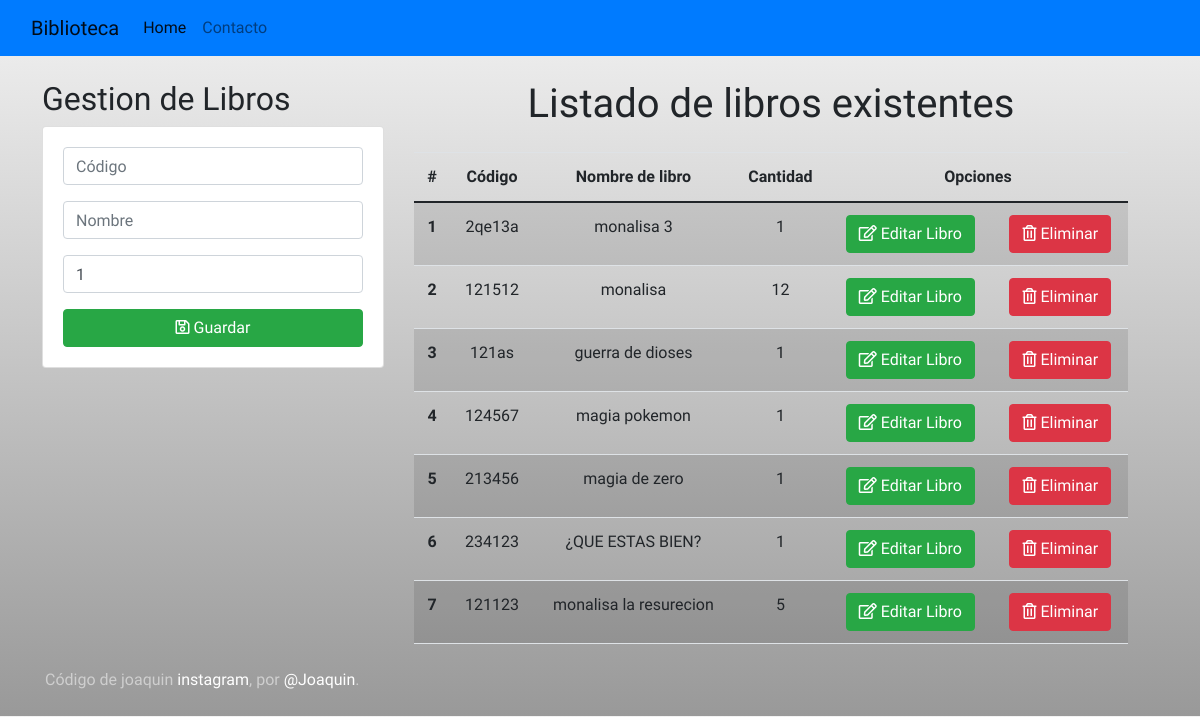
The page / on the database its author committed.
### Aplicaciones/Academico/models.py (models this page shows, shortened)
class Libros(models.Model):
        codigo = models.CharField(primary_key=True,max_length=6)
        nombre = models.CharField(max_length=50)
        existencias = models.PositiveSmallIntegerField()

### Aplicaciones/Academico/views.py (the view)
# urls.py: path("", views.home),
def home(request):
    Libroslistados =Libros.objects.all()
    return render(request, "gestionLibros.html",{"Libros": Libroslistados})

### Aplicaciones/Academico/templates/gestionLibros.html (shortened to what this page needs)
{% extends "./base.html" %}
{% block body %}
<div class="row main-container">
<div class="row">
    <div class="col-sm-12 col-md-6 col-lg-4 col-xl-4">
        <h2>Gestion de Libros</h2>
        <div class="card">
            <div class="card-body">
                <form action="/registrarLibros/" method="POST">{% csrf_token %}
                    <div class="form-group mb-3">
                        <input type="text" id="txtCodigo" name="txtCodigo" class="form-control" placeholder="Código" minlength="4" maxlength="6" required>
                    </div>
                    <div class="form-group mb-3">
                        <input type="text" id="txtNombre" name="txtNombre" class="form-control" placeholder="Nombre"    maxlength="50" required>
                    </div>
                    <div class="form-group mb-3">
                        <input type="text" id="numexistentes" name="numexistentes" class="form-control"  minlength="1" maxlength="9" value="1" required>
                    </div>
                    <div class="d-grid gap-2">
                    <button type="submit" class="btn btn-success btn-block text-white"><i class="far fa-save"></i> Guardar </button>
                </div>
                </form>
            </div>
        </div>
    </div>
    <div class="col-sm-12 col-md-6 col-lg-4 col-xl-8">
        <center><h1>Listado de libros existentes</h1></center>
        <div class="table-responsive py-2">
            <table class="table table-striped">
                <thead>
                    <tr>
                        <th>#</th>
                        <th>Código</th>
                        <th>Nombre de libro</th>
                        <th>Cantidad</th>
                        <th colspan="3">Opciones</th>
                    </tr>
                </thead>
                <tbody>
                    {% for c in Libros %}
                    <tr>
                        <th>{{forloop.counter}}</th>
                        <td>{{ c.codigo }}</td>
                        <td>{{ c.nombre }}</td>
                        <td>{{ c.existencias }}</td>
                        <td><a href="edicionLibros/{{c.codigo}}" class="btn btn-success"><i class="far fa-edit"></i> Editar Libro</a></td>
                        <td><a href="eliminarLibros/{{c.codigo}}" class="btn btn-danger btnEliminacion"><i class="far fa-trash-alt"></i> Eliminar</a></td>
                    {% endfor %}
                </tbody>
            </table>
        </div>
    </div>
</div>
{% endblock %}

### Aplicaciones/Academico/templates/base.html (shortened to what this page needs)
<!DOCTYPE html>
<html lang="en">
<head>
    {% load static %}
    <link href="https://cdn.jsdelivr.net/npm/bootstrap@5.0.2/dist/css/bootstrap.min.css" rel="stylesheet">
    <link rel="stylesheet" href="https://cdn.jsdelivr.net/npm/bootstrap@4.6.2/dist/css/bootstrap.min.css">
    <link rel="stylesheet" href="https://cdn.jsdelivr.net/npm/bootstrap@4.5.3/dist/css/bootstrap.min.css"
>
    <link rel="stylesheet" href="https://cdnjs.cloudflare.com/ajax/libs/font-awesome/5.15.4/css/all.min.css">
    <link rel="stylesheet" href="{% static 'css/gestionLibros.css' %}">
</head>
<body style="background: linear-gradient(to bottom, #f2f2f2, #999999);">
<nav class="navbar navbar-expand-lg navbar-light bg-primary">
    <div class="container-fluid">
      <a class="navbar-brand" href="#">Biblioteca</a>
      <div class="collapse navbar-collapse" id="navbarNav">
        <ul class="navbar-nav">
          <li class="nav-item">
            <a class="nav-link active" aria-current="page" href="/">Home</a>
          </li>
          <li class="nav-item">
            <a class="nav-link" href="/contacto">Contacto</a>
          </li>
          <li class="nav-item">
            <a class="nav-link" href="#"></a>
          </li>
          <li class="nav-item">
            <a class="nav-link disabled" href="#" tabindex="-1" aria-disabled="true"></a>
          </li>
        </ul>
      </div>
    </div>
  </nav>
  <div class="container py-4">
    {% block body %}
    {% endblock %}
  </div>
  <footer class="mt-auto text-white-50 ">
    <p class="my-auto">Código de joaquin <a href="https://www.instagram.com/urbina_joaquin12/" class="text-white">instagram</a>, por <a href="https://www.facebook.com/joaquin.unbina.9/" class="text-white">@Joaquin</a>.</p>
</footer>
</div>
</body>
</html>

### Aplicaciones/Academico/static/css/gestionLibros.css (style rules this page uses)
body { font-family: 'Pangolin', cursive; }
th, td { text-align: center; vertical-align: middle; }

### rows shown on the page
Libros: codigo "2qe13a", nombre "monalisa 3", existencias "1"
Libros: codigo "121512", nombre "monalisa", existencias "12"
Libros: codigo "121as", nombre "guerra de dioses", existencias "1"
Libros: codigo "124567", nombre "magia pokemon", existencias "1"
Libros: codigo "213456", nombre "magia de zero", existencias "1"
Libros: codigo "234123", nombre "¿QUE ESTAS BIEN?", existencias "1"
Libros: codigo "121123", nombre "monalisa la resurecion", existencias "5"
